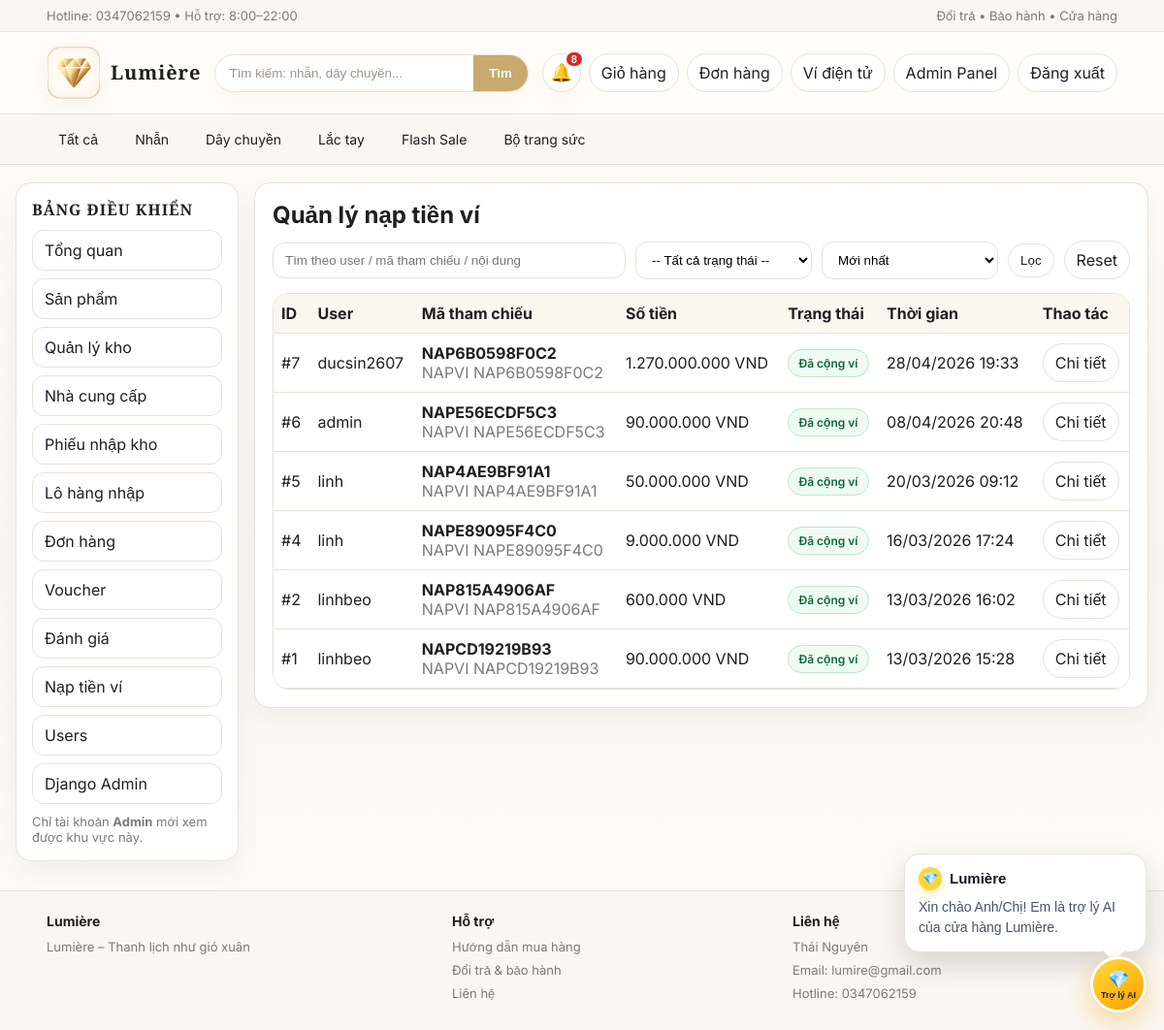
/admin-panel/nap-tien/ (signed in), run on the app's committed database.
### shop/models.py (models this page shows, shortened)
class WalletTopUpRequest(models.Model):
    STATUS_CHOICES = [
        ("pending", "Chờ thanh toán"),
        ("paid", "Đã nhận callback"),
        ("approved", "Đã cộng ví"),
        ("rejected", "Từ chối"),
    ]
    wallet = models.ForeignKey(Wallet, on_delete=models.CASCADE, related_name="topup_requests")
    amount = models.IntegerField(default=0)
    reference = models.CharField(max_length=32, unique=True)
    transfer_note = models.CharField(max_length=64, default="", blank=True)
    qr_payload = models.TextField(blank=True, default="")
    status = models.CharField(max_length=20, choices=STATUS_CHOICES, default="pending")
    approved_by = models.ForeignKey(User, on_delete=models.SET_NULL, null=True, blank=True, related_name="approved_topups")
    rejected_reason = models.CharField(max_length=255, blank=True, default="")
    created_at = models.DateTimeField(auto_now_add=True)
    paid_at = models.DateTimeField(blank=True, null=True)
    approved_at = models.DateTimeField(blank=True, null=True)

class Wallet(models.Model):
    user = models.OneToOneField(User, on_delete=models.CASCADE, related_name="wallet")
    balance = models.IntegerField(default=0)
    updated_at = models.DateTimeField(auto_now=True)

### shop/views.py (the view)
# urls.py: path("admin-panel/nap-tien/", views.admin_topup_list, name="admin_topup_list"),
@admin_required
def admin_topup_list(request):
    status = request.GET.get("status", "").strip()
    q = request.GET.get("q", "").strip()
    sort = request.GET.get("sort", "newest").strip()
    if sort not in TOPUP_SORTS:
        sort = "newest"
    ds = WalletTopUpRequest.objects.select_related("wallet__user", "approved_by")
    if status in {code for code, _ in WalletTopUpRequest.STATUS_CHOICES}:
        ds = ds.filter(status=status)
    if q:
        ds = ds.filter(
            models.Q(reference__icontains=q)
            | models.Q(transfer_note__icontains=q)
            | models.Q(wallet__user__username__icontains=q)
        )
    ds = ds.order_by(*TOPUP_SORTS[sort])
    return render(
        request,
        "admin_topup_list.html",
        {
            "ds": ds,
            "q": q,
            "status": status,
            "sort": sort,
            "sort_choices": TOPUP_SORT_CHOICES,
            "status_choices": WalletTopUpRequest.STATUS_CHOICES,
        },
    )

### shop/templatetags/tien.py (called while the page is built)
@register.filter
def vnd(x):
    try:
        x = int(x)
        return f"{x:,}".replace(",", ".")
    except Exception:
        return x

### templates/admin_topup_list.html (shortened to what this page needs)
{% extends "admin_base.html" %}
{% load tien %}
{% block admin_content %}
<div class="card" style="padding:18px;">
  <h2 style="margin:0 0 12px;">Quản lý nạp tiền ví</h2>
  <form method="get" class="filter-bar" style="margin-bottom:14px;">
    <input class="input" name="q" value="{{ q }}" placeholder="Tìm theo user / mã tham chiếu / nội dung">
    <select class="input" name="status">
      <option value="">-- Tất cả trạng thái --</option>
    </select>
    <select class="input" name="sort">
      {% for value, label in sort_choices %}
      <option value="{{ value }}" {% if sort == value %}selected{% endif %}>{{ label }}</option>
      {% endfor %}
    </select>
    <button class="btn" type="submit">Lọc</button>
    <a class="btn" href="{% url 'admin_topup_list' %}">Reset</a>
  </form>
  <div class="table-wrap">
    <table class="tbl">
      <tr style="background:#faf7ef;">
        <th>ID</th>
        <th>User</th>
        <th>Mã tham chiếu</th>
        <th>Số tiền</th>
        <th>Trạng thái</th>
        <th>Thời gian</th>
        <th>Thao tác</th>
      </tr>
      {% for item in ds %}
      <tr>
        <td>#{{ item.id }}</td>
        <td>{{ item.wallet.user.username }}</td>
        <td>
          <b>{{ item.reference }}</b>
          <div class="muted">{{ item.transfer_note }}</div>
        </td>
        <td>{{ item.amount|vnd }} VND</td>
        <td><span class="status status-{{ item.status }}">{{ item.get_status_display }}</span></td>
        <td>{{ item.created_at|date:"d/m/Y H:i" }}</td>
        <td><a class="btn" href="{% url 'admin_topup_detail' item.id %}">Chi tiết</a></td>
      </tr>
      {% empty %}
      <tr><td colspan="7" class="muted" style="padding:14px;">Chưa có yêu cầu nạp tiền nào.</td></tr>
      {% endfor %}
    </table>
  </div>
</div>
{% endblock %}

### static/style.css (style rules this page uses)
:root { --bg:#FFFDF9;--bg-soft:#FAF7F2;--card:#ffffff;--text:#1F1F1F;--muted:#7A7A7A;--line:#E9E1D8;--gold:#C9A96E;--rose:#D8A7B1;--dark:#1F1F1F;--success-bg:#f3fbf6;--success-line:#cae7d3;--success-text:#256642;--error-bg:#fff5f6;--error-line:#f2d6db;--error-text:#8b3b4b;--warning-bg:#fffaf1;--warning-line:#ead7b4;--warning-text:#8a6531;--info-bg:#f7f4fb;--info-line:#e4d8ed;--info-text:#6e5b76; }
* { box-sizing:border-box; }
body { margin:0;background:linear-gradient(180deg,#FFFDF9 0%,var(--bg-soft) 55%,#FFFDF9 100%);color:var(--text);font-family:"Inter",Arial,sans-serif; }
a { color:inherit;text-decoration:none; }
.btn { display:inline-block;padding:9px 12px;border:1px solid var(--line);border-radius:999px;background:#fff;transition:all .18s ease;cursor:pointer;color:var(--text); }
.card { background:var(--card);border:1px solid var(--line);border-radius:16px;overflow:hidden;box-shadow:0 12px 26px rgba(31,31,31,.05); }
.input,input[type="text"],input[type="number"],input[type="password"],input[type="email"],select,textarea { width:100%;max-width:100%;padding:10px 12px;border-radius:12px;border:1px solid var(--line);background:#fff; }
.filter-bar { display:grid;grid-template-columns:2fr 1fr 1fr auto auto;gap:10px;align-items:center; }
.table-wrap { overflow:auto;background:#fff;border:1px solid var(--line);border-radius:16px; }
.muted { color:var(--muted); }
.status { display:inline-flex;align-items:center;justify-content:center;padding:6px 10px;border-radius:999px;font-size:12px;font-weight:600;border:1px solid transparent;white-space:nowrap; }
.status-approved,.status-active,.status-admin { background:#eefbf2;border-color:#bfe7cc;color:#10673a; }
.tbl { width:100%;border-collapse:collapse;min-width:720px;background:#fff; }
.tbl th,.tbl td { border-bottom:1px solid var(--line);padding:10px 8px;text-align:left;vertical-align:middle; }

### data on the page
WalletTopUpRequest: id "7", wallet.user.username "ducsin2607", reference "NAP6B0598F0C2", transfer_note "NAPVI NAP6B0598F0C2", amount|vnd "1.270.000.000", status "Đã cộng ví", created_at "28/04/2026 19:33"
WalletTopUpRequest: id "6", wallet.user.username "admin", reference "NAPE56ECDF5C3", transfer_note "NAPVI NAPE56ECDF5C3", amount|vnd "90.000.000", status "Đã cộng ví", created_at "08/04/2026 20:48"
WalletTopUpRequest: id "5", wallet.user.username "linh", reference "NAP4AE9BF91A1", transfer_note "NAPVI NAP4AE9BF91A1", amount|vnd "50.000.000", status "Đã cộng ví", created_at "20/03/2026 09:12"
WalletTopUpRequest: id "4", wallet.user.username "linh", reference "NAPE89095F4C0", transfer_note "NAPVI NAPE89095F4C0", amount|vnd "9.000.000", status "Đã cộng ví", created_at "16/03/2026 17:24"
WalletTopUpRequest: id "2", wallet.user.username "linhbeo", reference "NAP815A4906AF", transfer_note "NAPVI NAP815A4906AF", amount|vnd "600.000", status "Đã cộng ví", created_at "13/03/2026 16:02"
WalletTopUpRequest: id "1", wallet.user.username "linhbeo", reference "NAPCD19219B93", transfer_note "NAPVI NAPCD19219B93", amount|vnd "90.000.000", status "Đã cộng ví", created_at "13/03/2026 15:28"

### other printed values
form field sort "Mới nhất"
